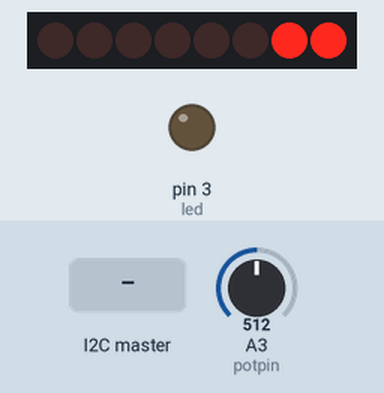
A program run on a simulated Arduino Uno, built with avr-gcc and run on an emulated ATmega328P. Parts: 8 shift-register outputs drawn as a row of LEDs (first output left, lit = HIGH), output pins drawn as LEDs (lit = HIGH). Wiring (inferred from the names in the program): shift register (74HC595): data pin 4; shift clock pin 6; latch pin 5. Wiring (inferred from the signals the program sends): row of LEDs: on Q0, Q1, Q2, Q3, Q4, Q5, Q6, Q7. The inputs (shaded band) are chosen by the test bench; at power-on: A3 (potpin) = 512. Pins used as bus, display or sensor lines are not drawn; what the program prints to the serial monitor is not drawn.

Above: at 1.28 s.
1.3 s: the I2C master sends the byte 1
At 1.49 s:
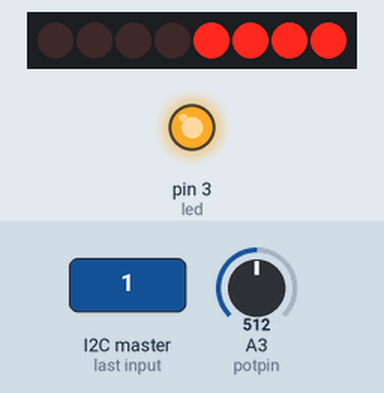
At 1.92 s:
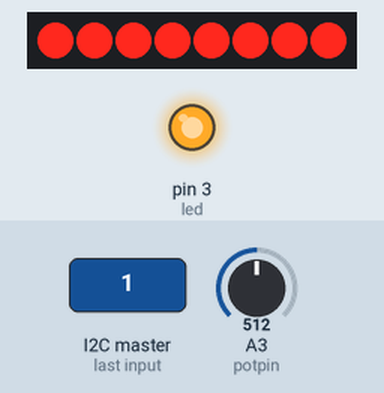
3.1 s: the I2C master sends the byte 0
At 3.33 s:
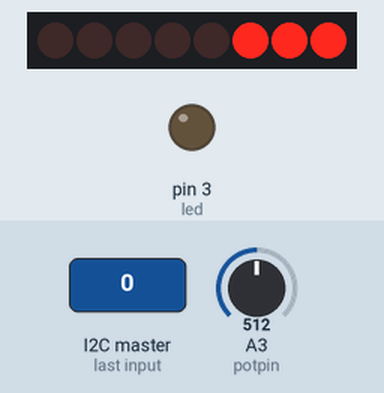
4.8 s: A3 (potpin) set to 306
6.3 s: A3 (potpin) set to 188
7.8 s: A3 (potpin) set to 163
9.3 s: A3 (potpin) set to 511
At 9.57 s:
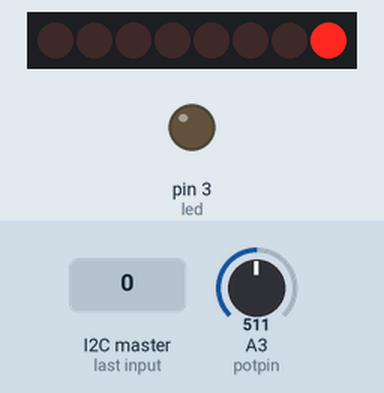
Timing chart, 0 to 12.3 s (numbered marks = the images above; inputs shaded):
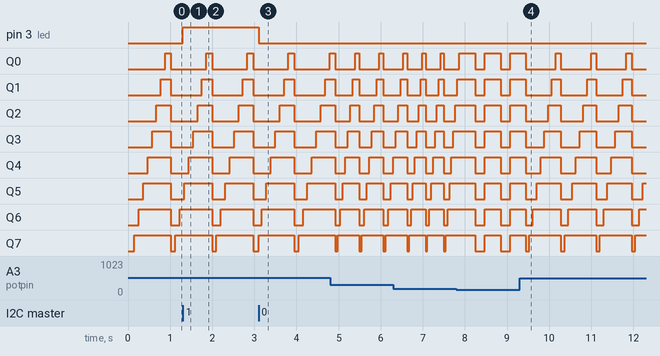

Measured:
- after the input at 1.3 s, pin 3 (led): LOW → HIGH at once
- after the input at 3.1 s, pin 3 (led): HIGH → LOW at once

The program:

main.cpp
```cpp
#include <Arduino.h>
#include <Servo.h>
#include <Arduino_FreeRTOS.h>
#include <task.h>
#include <Wire.h>

#define potpin A3
#define X A0
#define Y A1
#define S 13
#define pinServo 9
#define led 3
#define light 10
#define channel 13


void receiveEvent(int num);
byte leds = 0;
int latchpin = 5;
int clokpin = 6;  // Ensure no conflict with 'blue' LED pin
int datapin = 4;

void updateShiftRegister();

void updateShiftRegister() {
  digitalWrite(latchpin, LOW);
  shiftOut(datapin, clokpin, LSBFIRST, leds);
  digitalWrite(latchpin, HIGH);
}

Servo myservo;

// I2C Task
int read;
void receiveEvent(int num){
  read=Wire.read();
}
void IR(void *parameters) {
  pinMode(led,OUTPUT);
  Wire.begin(channel);
  Wire.onReceive(receiveEvent);
  for (;;) {
    if (read==1){
      digitalWrite(led,1);
      Serial.println(read);
      //vTaskDelay(400/portTICK_PERIOD_MS);
    }
    else if (read==0)
    {
      Serial.println(read);
      digitalWrite(led,0);
    }

  }
}

// Shifter Task
void shifter(void *parameters) {
  pinMode(latchpin, OUTPUT);
  pinMode(clokpin, OUTPUT);
  pinMode(datapin, OUTPUT);

  for (;;) {
    int read_pot = analogRead(potpin);
    int pot = map(read_pot, 0, 1023, 0, 180);
    Serial.print("Shifter delay value: ");
    Serial.println(pot);
    leds = 0;
    updateShiftRegister();
    vTaskDelay(pot / portTICK_PERIOD_MS);

    for (int y = 0; y < 8; y++) {
      bitSet(leds, y);
      updateShiftRegister();
      vTaskDelay(pot / portTICK_PERIOD_MS);
    }
  }
}
// Remote Task

void setup() {
  Serial.begin(9600);
  xTaskCreate(IR, "IR_I2C", 128, NULL, 1, NULL);
  xTaskCreate(shifter, "Shifter", 128, NULL, 2, NULL);
}

void loop() {
  // Empty loop
}
```

IR.cpp
```cpp
// #include <Arduino.h>
// #include <IRremote.hpp>
// #define IR_RECEIVE_PIN 8

// void setup()
// {
//   Serial.begin(9600); // // Establish serial communication
//   IrReceiver.begin(IR_RECEIVE_PIN, ENABLE_LED_FEEDBACK); // Start the receiver
// }

// void loop() {
//   if (IrReceiver.decode()) {
//       Serial.println(IrReceiver.decodedIRData.decodedRawData, HEX); // Print "old" raw data
//       IrReceiver.printIRResultShort(&Serial); // Print complete received data in one line
//       IrReceiver.printIRSendUsage(&Serial);   // Print the statement required to send this data
//       if (IrReceiver.decode()){
//             if(IrReceiver.decodedIRData.decodedRawData==0xE916FF00){
//                 Serial.println("Button 1");
//                 //digitalWrite(light,0);
//             }
//             else if (IrReceiver.decodedIRData.decodedRawData==0xA55AFF00){
//                 Serial.println("Button 2");
//                 //digitalWrite(light,1);
//             }

//         }
//       delay(150);
//       IrReceiver.resume(); // Enable receiving of the next value
//   }
// }
```

catch.cpp
```cpp
// #include <Arduino.h>
// #include <Arduino_FreeRTOS.h>

// #define X A0
// #define pot A5

// void readX(void *pvParameters){
//     Serial.begin(9600);

//     for(;;){
//         int read= analogRead(X);
//         Serial.print("For Joystick::");
//         Serial.println(read);
//         vTaskDelay(1000/portTICK_PERIOD_MS);
//     }

// }

// void readPot(void *pvParameters){
//     Serial.begin(9600);

//     for(;;){
//         int soma= analogRead(pot);
//         Serial.print("For Pot::");
//         Serial.println(soma);
//         vTaskDelay(1000/portTICK_PERIOD_MS);
//     }
// }

// void setup(){
//     xTaskCreate(
//         readX,
//         "readX",
//         256,
//         NULL,
//         1,
//         NULL
//     );
//     xTaskCreate(
//         readPot,
//         "readPot",
//         256,
//         NULL,
//         2,
//         NULL
//     );
// }

// void loop(){

// }
```

master.cpp
```cpp
// #include <Arduino.h>
// #include <Wire.h>
// #include <IRremote.hpp>
// #define IR_RECEIVE_PIN 8
// #define channel 13
// void setup(){
//     IrReceiver.begin(IR_RECEIVE_PIN,ENABLE_LED_FEEDBACK);
//     Serial.begin(9600);
//     Wire.begin();
// }
// void loop(){
//     if (IrReceiver.decode()){
//         if(IrReceiver.decodedIRData.decodedRawData ==0xE916FF00){
//             Serial.println("OFF");
//             Wire.beginTransmission(channel);
//             Wire.write(0);
//             delay(100);
//             Wire.endTransmission();
//         }
//         else if (IrReceiver.decodedIRData.decodedRawData ==0xA55AFF00){
//             Serial.println("ONN");
//             Wire.beginTransmission(channel);
//             Wire.write(1);
//             delay(100);
//             Wire.endTransmission();
//             }
//     delay(100);
//     IrReceiver.resume();
//     }
// }
```

receive.cpp
```cpp
// #include <Arduino.h>
// #include <Wire.h>

// #define channel 13
// int led=3;
// int read;
// void receiveEvent();
// void setup(){
//     pinMode(led,OUTPUT);
//     Serial.begin(9600);
//     Wire.begin(channel);
//     Wire.onReceive(receiveEvent);
// }
// void receiveEvent(){
//     read =Wire.read();

// }
// void loop(){
//     if (read==1){
//         Serial.println(read);
//         digitalWrite(led, HIGH);
//         delay(200);
//         digitalWrite(led,LOW);
//         delay(400);
//     }
// }
```
